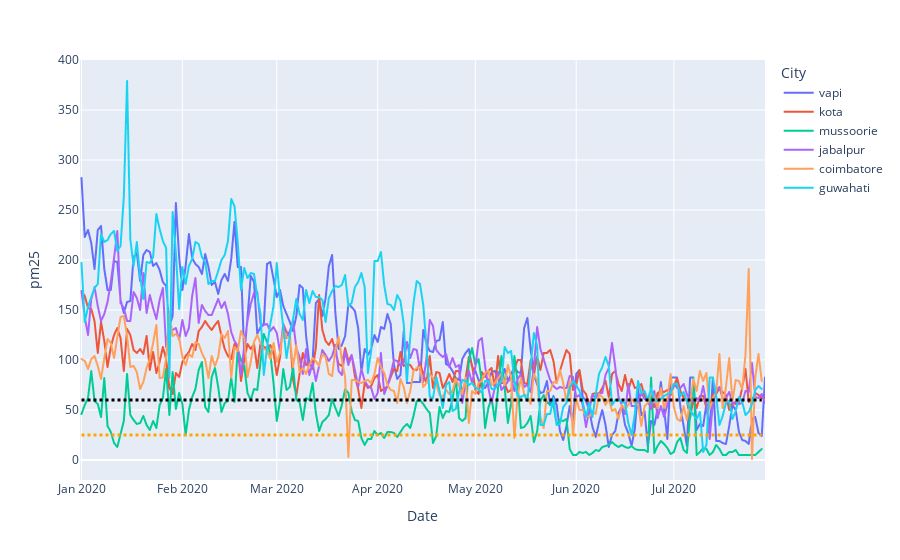

The code cell stored with this chart in its notebook:
### Code cell
fig=px.line(df_rural,'Date','pm25',color='City')
fig.add_shape(type="line",
            x0='2020-01-01',
            y0=25,
            x1='2020-07-28',
            y1=25,
            line=dict(
                color="orange",
                width=3,
                dash="dot",
            ))
fig.add_shape(type="line",
            x0='2020-01-01',
            y0=60,
            x1='2020-07-28',
            y1=60,
            line=dict(
                color="black",
                width=3,
                dash="dot",
            ))
fig.show()
fig.write_image(f'images/rural_pm2.5_allcity_line.png')

### Figure 1 — Plotly figure (JSON) as saved in the notebook; plotly's stock layout.template omitted (floating-point values rounded to 4 significant figures; data arrays with more than 128 entries replaced by an {"elided": "..."} marker saying what was removed)
{"data": [{"hovertemplate": "City=vapi<br>Date=%{x}<br>pm25=%{y}<extra></extra>", "legendgroup": "vapi", "line": {"color": "#636efa", "dash": "solid"}, "mode": "lines", "name": "vapi", "showlegend": true, "type": "scattergl", "x": {"elided": "211 str values"}, "xaxis": "x", "y": {"elided": "211 float values"}, "yaxis": "y"}, {"hovertemplate": "City=kota<br>Date=%{x}<br>pm25=%{y}<extra></extra>", "legendgroup": "kota", "line": {"color": "#EF553B", "dash": "solid"}, "mode": "lines", "name": "kota", "showlegend": true, "type": "scattergl", "x": {"elided": "211 str values"}, "xaxis": "x", "y": {"elided": "211 int values"}, "yaxis": "y"}, {"hovertemplate": "City=mussoorie<br>Date=%{x}<br>pm25=%{y}<extra></extra>", "legendgroup": "mussoorie", "line": {"color": "#00cc96", "dash": "solid"}, "mode": "lines", "name": "mussoorie", "showlegend": true, "type": "scattergl", "x": {"elided": "209 str values"}, "xaxis": "x", "y": {"elided": "209 float values"}, "yaxis": "y"}, {"hovertemplate": "City=jabalpur<br>Date=%{x}<br>pm25=%{y}<extra></extra>", "legendgroup": "jabalpur", "line": {"color": "#ab63fa", "dash": "solid"}, "mode": "lines", "name": "jabalpur", "showlegend": true, "type": "scattergl", "x": {"elided": "209 str values"}, "xaxis": "x", "y": {"elided": "209 float values"}, "yaxis": "y"}, {"hovertemplate": "City=coimbatore<br>Date=%{x}<br>pm25=%{y}<extra></extra>", "legendgroup": "coimbatore", "line": {"color": "#FFA15A", "dash": "solid"}, "mode": "lines", "name": "coimbatore", "showlegend": true, "type": "scattergl", "x": {"elided": "210 str values"}, "xaxis": "x", "y": {"elided": "210 float values"}, "yaxis": "y"}, {"hovertemplate": "City=guwahati<br>Date=%{x}<br>pm25=%{y}<extra></extra>", "legendgroup": "guwahati", "line": {"color": "#19d3f3", "dash": "solid"}, "mode": "lines", "name": "guwahati", "showlegend": true, "type": "scattergl", "x": {"elided": "210 str values"}, "xaxis": "x", "y": {"elided": "210 float values"}, "yaxis": "y"}], "layout": {"autosize": true, "legend": {"title": {"text": "City"}, "tracegroupgap": 0}, "margin": {"t": 60}, "shapes": [{"line": {"color": "orange", "dash": "dot", "width": 3}, "type": "line", "x0": "2020-01-01", "x1": "2020-07-28", "y0": 25, "y1": 25}, {"line": {"color": "black", "dash": "dot", "width": 3}, "type": "line", "x0": "2020-01-01", "x1": "2020-07-28", "y0": 60, "y1": 60}], "xaxis": {"anchor": "y", "autorange": true, "domain": [0, 1], "range": ["2019-12-31 13:54:47.7919", "2020-07-29"], "title": {"text": "Date"}, "type": "date"}, "yaxis": {"anchor": "x", "autorange": true, "domain": [0, 1], "range": [-20, 400], "title": {"text": "pm25"}, "type": "linear"}}}
